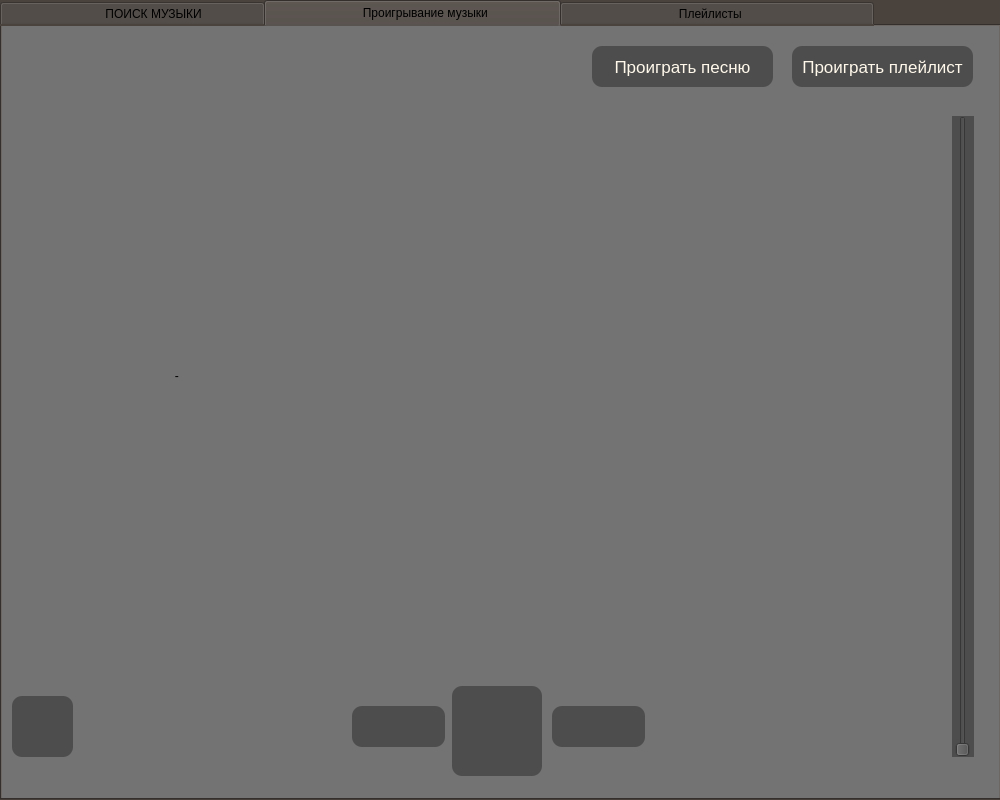
<?xml version="1.0" encoding="UTF-8"?>
<ui version="4.0">
 <class>MainWindow</class>
 <widget class="QMainWindow" name="MainWindow">
  <property name="geometry">
   <rect>
    <x>0</x>
    <y>0</y>
    <width>1000</width>
    <height>800</height>
   </rect>
  </property>
  <property name="minimumSize">
   <size>
    <width>1000</width>
    <height>800</height>
   </size>
  </property>
  <property name="maximumSize">
   <size>
    <width>1000</width>
    <height>800</height>
   </size>
  </property>
  <property name="windowTitle">
   <string>MusLIfe</string>
  </property>
  <property name="styleSheet">
   <string notr="true">background-color: #49423d;</string>
  </property>
  <widget class="QWidget" name="centralwidget">
   <widget class="QTabWidget" name="tabWidget">
    <property name="geometry">
     <rect>
      <x>0</x>
      <y>0</y>
      <width>1001</width>
      <height>800</height>
     </rect>
    </property>
    <property name="styleSheet">
     <string notr="true"/>
    </property>
    <property name="currentIndex">
     <number>1</number>
    </property>
    <widget class="QWidget" name="tab">
     <property name="styleSheet">
      <string notr="true">background-color: #737373;</string>
     </property>
     <attribute name="title">
      <string>                            ПОИСК МУЗЫКИ               </string>
     </attribute>
     <widget class="QLineEdit" name="searchingInput">
      <property name="geometry">
       <rect>
        <x>40</x>
        <y>50</y>
        <width>741</width>
        <height>61</height>
       </rect>
      </property>
      <property name="styleSheet">
       <string notr="true">background-color: #CFCFCF;
font-size: 20px;
border-radius: 10px;</string>
      </property>
      <property name="text">
       <string/>
      </property>
     </widget>
     <widget class="QPushButton" name="searchingButton">
      <property name="geometry">
       <rect>
        <x>790</x>
        <y>50</y>
        <width>161</width>
        <height>61</height>
       </rect>
      </property>
      <property name="styleSheet">
       <string notr="true">background-color: rgb(77, 77, 77);
border-radius: 10px;
color: rgb(255, 248, 235);
font-size: 20px;</string>
      </property>
      <property name="text">
       <string>Поиск</string>
      </property>
     </widget>
     <widget class="QPushButton" name="dowload">
      <property name="geometry">
       <rect>
        <x>790</x>
        <y>640</y>
        <width>161</width>
        <height>41</height>
       </rect>
      </property>
      <property name="styleSheet">
       <string notr="true">background-color: rgb(77, 77, 77);
border-radius: 10px;
color: rgb(255, 248, 235);
font-size: 17px;</string>
      </property>
      <property name="text">
       <string>СКАЧАТЬ</string>
      </property>
     </widget>
     <widget class="QPushButton" name="addPlaylist">
      <property name="geometry">
       <rect>
        <x>620</x>
        <y>640</y>
        <width>161</width>
        <height>41</height>
       </rect>
      </property>
      <property name="styleSheet">
       <string notr="true">background-color: rgb(77, 77, 77);
border-radius: 10px;
color: rgb(255, 248, 235);
font-size: 15px;</string>
      </property>
      <property name="text">
       <string>Добавить в плейлист</string>
      </property>
     </widget>
     <widget class="QLabel" name="textPlaylist">
      <property name="geometry">
       <rect>
        <x>40</x>
        <y>640</y>
        <width>221</width>
        <height>41</height>
       </rect>
      </property>
      <property name="styleSheet">
       <string notr="true">font-size: 15px;
color: rgb(255, 248, 235);
</string>
      </property>
      <property name="text">
       <string>Введите название плейлиста:</string>
      </property>
     </widget>
     <widget class="QLineEdit" name="lineEdit_2">
      <property name="geometry">
       <rect>
        <x>270</x>
        <y>640</y>
        <width>341</width>
        <height>41</height>
       </rect>
      </property>
      <property name="styleSheet">
       <string notr="true">background-color: #CFCFCF;
border-radius: 10px;</string>
      </property>
      <property name="text">
       <string/>
      </property>
     </widget>
     <widget class="QListWidget" name="musicList">
      <property name="geometry">
       <rect>
        <x>40</x>
        <y>130</y>
        <width>911</width>
        <height>491</height>
       </rect>
      </property>
      <property name="styleSheet">
       <string notr="true">background-color: #CFCFCF;
border-radius: 10px;</string>
      </property>
     </widget>
     <widget class="QLabel" name="messages">
      <property name="geometry">
       <rect>
        <x>680</x>
        <y>710</y>
        <width>271</width>
        <height>41</height>
       </rect>
      </property>
      <property name="text">
       <string/>
      </property>
     </widget>
    </widget>
    <widget class="QWidget" name="tab_3">
     <property name="styleSheet">
      <string notr="true">background-color: #737373;</string>
     </property>
     <attribute name="title">
      <string>                          Проигрывание музыки                  </string>
     </attribute>
     <widget class="QPushButton" name="pushButton_5">
      <property name="geometry">
       <rect>
        <x>450</x>
        <y>660</y>
        <width>90</width>
        <height>90</height>
       </rect>
      </property>
      <property name="styleSheet">
       <string notr="true">background-color: rgb(77, 77, 77);
border-radius: 10px;</string>
      </property>
      <property name="text">
       <string/>
      </property>
     </widget>
     <widget class="QPushButton" name="right">
      <property name="geometry">
       <rect>
        <x>550</x>
        <y>680</y>
        <width>93</width>
        <height>41</height>
       </rect>
      </property>
      <property name="styleSheet">
       <string notr="true">background-color: rgb(77, 77, 77);
border-radius: 10px;</string>
      </property>
      <property name="text">
       <string/>
      </property>
     </widget>
     <widget class="QPushButton" name="left">
      <property name="geometry">
       <rect>
        <x>350</x>
        <y>680</y>
        <width>93</width>
        <height>41</height>
       </rect>
      </property>
      <property name="styleSheet">
       <string notr="true">background-color: rgb(77, 77, 77);
border-radius: 10px;</string>
      </property>
      <property name="text">
       <string/>
      </property>
     </widget>
     <widget class="QLabel" name="imageMusic">
      <property name="geometry">
       <rect>
        <x>63</x>
        <y>94</y>
        <width>861</width>
        <height>511</height>
       </rect>
      </property>
      <property name="styleSheet">
       <string notr="true">border-radius: 20px;</string>
      </property>
      <property name="text">
       <string>                                 -</string>
      </property>
     </widget>
     <widget class="QPushButton" name="playPlaylist">
      <property name="geometry">
       <rect>
        <x>790</x>
        <y>20</y>
        <width>181</width>
        <height>41</height>
       </rect>
      </property>
      <property name="styleSheet">
       <string notr="true">background-color: rgb(77, 77, 77);
border-radius: 10px;
color: rgb(255, 248, 235);
font-size: 17px;</string>
      </property>
      <property name="text">
       <string>Проиграть плейлист</string>
      </property>
     </widget>
     <widget class="QPushButton" name="playMusic">
      <property name="geometry">
       <rect>
        <x>590</x>
        <y>20</y>
        <width>181</width>
        <height>41</height>
       </rect>
      </property>
      <property name="styleSheet">
       <string notr="true">background-color: rgb(77, 77, 77);
border-radius: 10px;
color: rgb(255, 248, 235);
font-size: 17px;</string>
      </property>
      <property name="text">
       <string>Проиграть песню</string>
      </property>
     </widget>
     <widget class="QSlider" name="verticalSlider">
      <property name="geometry">
       <rect>
        <x>950</x>
        <y>90</y>
        <width>22</width>
        <height>641</height>
       </rect>
      </property>
      <property name="styleSheet">
       <string notr="true">background-color: rgb(77, 77, 77);</string>
      </property>
      <property name="orientation">
       <enum>Qt::Vertical</enum>
      </property>
     </widget>
     <widget class="QPushButton" name="rewindButton">
      <property name="geometry">
       <rect>
        <x>10</x>
        <y>670</y>
        <width>61</width>
        <height>61</height>
       </rect>
      </property>
      <property name="styleSheet">
       <string notr="true">background-color: rgb(77, 77, 77);
border-radius: 10px;</string>
      </property>
      <property name="text">
       <string/>
      </property>
     </widget>
    </widget>
    <widget class="QWidget" name="tab_2">
     <property name="styleSheet">
      <string notr="true">background-color: #737373;</string>
     </property>
     <attribute name="title">
      <string>                                Плейлисты                                    </string>
     </attribute>
     <widget class="QComboBox" name="playLists">
      <property name="geometry">
       <rect>
        <x>30</x>
        <y>110</y>
        <width>941</width>
        <height>121</height>
       </rect>
      </property>
      <property name="styleSheet">
       <string notr="true">border: 5px solid rgb(77, 77, 77);
border-radius: 10px;
background: #ABABAB;
font-size: 35px;
color: #393939;</string>
      </property>
     </widget>
     <widget class="QPushButton" name="createPlaylist">
      <property name="geometry">
       <rect>
        <x>30</x>
        <y>260</y>
        <width>311</width>
        <height>141</height>
       </rect>
      </property>
      <property name="styleSheet">
       <string notr="true">background-color: rgb(77, 77, 77);
border-radius: 10px;
color: rgb(255, 248, 235);
font-size: 30px;</string>
      </property>
      <property name="text">
       <string>Создать плейлист</string>
      </property>
     </widget>
     <widget class="QPushButton" name="deletePlaylist">
      <property name="geometry">
       <rect>
        <x>390</x>
        <y>260</y>
        <width>281</width>
        <height>141</height>
       </rect>
      </property>
      <property name="styleSheet">
       <string notr="true">background-color: rgb(77, 77, 77);
border-radius: 10px;
color: rgb(255, 248, 235);
font-size: 30px;</string>
      </property>
      <property name="text">
       <string>Удалить Плейлист</string>
      </property>
     </widget>
     <widget class="QPushButton" name="openPlaylist">
      <property name="geometry">
       <rect>
        <x>720</x>
        <y>260</y>
        <width>251</width>
        <height>141</height>
       </rect>
      </property>
      <property name="styleSheet">
       <string notr="true">background-color: rgb(77, 77, 77);
border-radius: 10px;
color: rgb(255, 248, 235);
font-size: 26px;</string>
      </property>
      <property name="text">
       <string>Открыть Плейлист</string>
      </property>
     </widget>
     <widget class="QLabel" name="choiceText">
      <property name="geometry">
       <rect>
        <x>40</x>
        <y>20</y>
        <width>281</width>
        <height>51</height>
       </rect>
      </property>
      <property name="styleSheet">
       <string notr="true">font-size: 30px;
color: rgb(255, 248, 235);
background-color: #9B9B9B;
border-radius: 12px;</string>
      </property>
      <property name="text">
       <string>Выбирите Плейлист</string>
      </property>
     </widget>
     <widget class="QLabel" name="label">
      <property name="geometry">
       <rect>
        <x>130</x>
        <y>420</y>
        <width>741</width>
        <height>321</height>
       </rect>
      </property>
      <property name="text">
       <string/>
      </property>
     </widget>
    </widget>
   </widget>
  </widget>
 </widget>
 <resources/>
 <connections/>
</ui>
